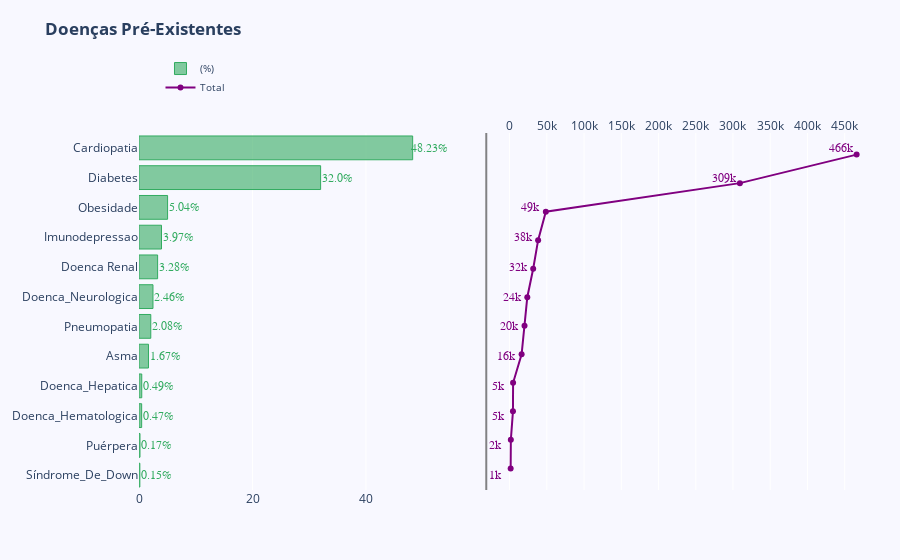

This figure's notebook cell:
### Code cell
fig = make_subplots(rows=1, cols=2, specs=[[{}, {}]], shared_xaxes=True,
                    shared_yaxes=False, vertical_spacing=0.001)

fig.append_trace(go.Bar(
    x=illness_graph_data_melt['Percent'],
    y=illness_graph_data_melt['Doenca'],
    marker=dict(
        color='rgba(50, 171, 96, 0.6)',
        line=dict(
            color='rgba(50, 171, 96, 1.0)',
            width=1),
    ),
    name='(%)',
    orientation='h',
), 1, 1)

fig.append_trace(go.Scatter(
    x=illness_graph_data_melt['Total'],
    y=illness_graph_data_melt['Doenca'],
    mode='lines+markers',
    line_color='rgb(128,0,128)',
    name='Total',
),1,2)

fig.update_layout(
    title = '<b>Doenças Pré-Existentes',
    yaxis=dict(
        showgrid=False,
        showline=False,
        showticklabels = True,
        domain=[0, 0.85],
    ),
    yaxis2=dict(
        showgrid=False,
        showline=True,
        showticklabels=False,
        linecolor='rgba(102, 102, 102, 0.8)',
        linewidth=2,
        domain=[0, 0.85],
    ),
        xaxis=dict(
        zeroline=False,
        showline=False,
        showticklabels=True,
        showgrid=True,
        domain=[0, 0.42],
    ),
    xaxis2=dict(
        zeroline=False,
        showline=False,
        showticklabels=True,
        showgrid=True,
        domain=[0.47, 1],
        side='top',
        dtick=50000,),

    legend=dict(x=0.029, y=1.038, font_size=10),
    margin=dict(l=100, r=20, t=70, b=70),
    paper_bgcolor='rgb(248, 248, 255)',
    plot_bgcolor='rgb(248, 248, 255)',
)

annotations = []

y_s = np.round(illness_graph_data_melt['Percent'], decimals=2)
y_nw = np.rint(illness_graph_data_melt['Total'])

#labels
for ydn, yd, xd in zip(y_nw, y_s, illness_graph_data_melt['Doenca']):
    # scatter
    annotations.append(dict(xref='x2', yref='y1',
                            y=xd, x=ydn - 20000,
                            text='{:.0f}'.format(ydn/1000) + 'k',
                            font=dict(family='Arial', size=12,
                                      color='rgb(128, 0, 128)'),
                            showarrow=False))
    # bar
    annotations.append(dict(xref='x1', yref='y1',
                            y=xd, x=yd + 3,
                            text=str(yd) + '%',
                            font=dict(family='Arial', size=12,
                                      color='rgb(50, 171, 96)'),
                            showarrow=False))

fig.update_layout(annotations=annotations)
fig.show()

### Figure 1 — Plotly figure (JSON) as saved in the notebook; plotly's stock layout.template omitted (floating-point values rounded to 4 significant figures)
{"data": [{"marker": {"color": "rgba(50, 171, 96, 0.6)", "line": {"color": "rgba(50, 171, 96, 1.0)", "width": 1}}, "name": "(%)", "orientation": "h", "type": "bar", "x": [0.15, 0.1744, 0.4689, 0.4865, 1.671, 2.077, 2.461, 3.281, 3.966, 5.037, 32.0, 48.23], "xaxis": "x", "y": ["Síndrome_De_Down", "Puérpera", "Doenca_Hematologica", "Doenca_Hepatica", "Asma", "Pneumopatia", "Doenca_Neurologica", "Doenca Renal", "Imunodepressao", "Obesidade", "Diabetes", "Cardiopatia"], "yaxis": "y"}, {"line": {"color": "rgb(128,0,128)"}, "mode": "lines+markers", "name": "Total", "type": "scatter", "x": [1449, 1685, 4531, 4701, 16143, 20070, 23780, 31703, 38323, 48670, 309240, 466006], "xaxis": "x2", "y": ["Síndrome_De_Down", "Puérpera", "Doenca_Hematologica", "Doenca_Hepatica", "Asma", "Pneumopatia", "Doenca_Neurologica", "Doenca Renal", "Imunodepressao", "Obesidade", "Diabetes", "Cardiopatia"], "yaxis": "y2"}], "layout": {"annotations": [{"font": {"color": "rgb(128, 0, 128)", "family": "Arial", "size": 12}, "showarrow": false, "text": "1k", "x": -18551, "xref": "x2", "y": "Síndrome_De_Down", "yref": "y"}, {"font": {"color": "rgb(50, 171, 96)", "family": "Arial", "size": 12}, "showarrow": false, "text": "0.15%", "x": 3.15, "xref": "x", "y": "Síndrome_De_Down", "yref": "y"}, {"font": {"color": "rgb(128, 0, 128)", "family": "Arial", "size": 12}, "showarrow": false, "text": "2k", "x": -18315, "xref": "x2", "y": "Puérpera", "yref": "y"}, {"font": {"color": "rgb(50, 171, 96)", "family": "Arial", "size": 12}, "showarrow": false, "text": "0.17%", "x": 3.17, "xref": "x", "y": "Puérpera", "yref": "y"}, {"font": {"color": "rgb(128, 0, 128)", "family": "Arial", "size": 12}, "showarrow": false, "text": "5k", "x": -15469, "xref": "x2", "y": "Doenca_Hematologica", "yref": "y"}, {"font": {"color": "rgb(50, 171, 96)", "family": "Arial", "size": 12}, "showarrow": false, "text": "0.47%", "x": 3.47, "xref": "x", "y": "Doenca_Hematologica", "yref": "y"}, {"font": {"color": "rgb(128, 0, 128)", "family": "Arial", "size": 12}, "showarrow": false, "text": "5k", "x": -15299, "xref": "x2", "y": "Doenca_Hepatica", "yref": "y"}, {"font": {"color": "rgb(50, 171, 96)", "family": "Arial", "size": 12}, "showarrow": false, "text": "0.49%", "x": 3.49, "xref": "x", "y": "Doenca_Hepatica", "yref": "y"}, {"font": {"color": "rgb(128, 0, 128)", "family": "Arial", "size": 12}, "showarrow": false, "text": "16k", "x": -3857, "xref": "x2", "y": "Asma", "yref": "y"}, {"font": {"color": "rgb(50, 171, 96)", "family": "Arial", "size": 12}, "showarrow": false, "text": "1.67%", "x": 4.67, "xref": "x", "y": "Asma", "yref": "y"}, {"font": {"color": "rgb(128, 0, 128)", "family": "Arial", "size": 12}, "showarrow": false, "text": "20k", "x": 70, "xref": "x2", "y": "Pneumopatia", "yref": "y"}, {"font": {"color": "rgb(50, 171, 96)", "family": "Arial", "size": 12}, "showarrow": false, "text": "2.08%", "x": 5.08, "xref": "x", "y": "Pneumopatia", "yref": "y"}, {"font": {"color": "rgb(128, 0, 128)", "family": "Arial", "size": 12}, "showarrow": false, "text": "24k", "x": 3780, "xref": "x2", "y": "Doenca_Neurologica", "yref": "y"}, {"font": {"color": "rgb(50, 171, 96)", "family": "Arial", "size": 12}, "showarrow": false, "text": "2.46%", "x": 5.46, "xref": "x", "y": "Doenca_Neurologica", "yref": "y"}, {"font": {"color": "rgb(128, 0, 128)", "family": "Arial", "size": 12}, "showarrow": false, "text": "32k", "x": 11703, "xref": "x2", "y": "Doenca Renal", "yref": "y"}, {"font": {"color": "rgb(50, 171, 96)", "family": "Arial", "size": 12}, "showarrow": false, "text": "3.28%", "x": 6.28, "xref": "x", "y": "Doenca Renal", "yref": "y"}, {"font": {"color": "rgb(128, 0, 128)", "family": "Arial", "size": 12}, "showarrow": false, "text": "38k", "x": 18323, "xref": "x2", "y": "Imunodepressao", "yref": "y"}, {"font": {"color": "rgb(50, 171, 96)", "family": "Arial", "size": 12}, "showarrow": false, "text": "3.97%", "x": 6.97, "xref": "x", "y": "Imunodepressao", "yref": "y"}, {"font": {"color": "rgb(128, 0, 128)", "family": "Arial", "size": 12}, "showarrow": false, "text": "49k", "x": 28670, "xref": "x2", "y": "Obesidade", "yref": "y"}, {"font": {"color": "rgb(50, 171, 96)", "family": "Arial", "size": 12}, "showarrow": false, "text": "5.04%", "x": 8.04, "xref": "x", "y": "Obesidade", "yref": "y"}, {"font": {"color": "rgb(128, 0, 128)", "family": "Arial", "size": 12}, "showarrow": false, "text": "309k", "x": 289240, "xref": "x2", "y": "Diabetes", "yref": "y"}, {"font": {"color": "rgb(50, 171, 96)", "family": "Arial", "size": 12}, "showarrow": false, "text": "32.0%", "x": 35, "xref": "x", "y": "Diabetes", "yref": "y"}, {"font": {"color": "rgb(128, 0, 128)", "family": "Arial", "size": 12}, "showarrow": false, "text": "466k", "x": 446006, "xref": "x2", "y": "Cardiopatia", "yref": "y"}, {"font": {"color": "rgb(50, 171, 96)", "family": "Arial", "size": 12}, "showarrow": false, "text": "48.23%", "x": 51.23, "xref": "x", "y": "Cardiopatia", "yref": "y"}], "legend": {"font": {"size": 10}, "x": 0.029, "y": 1.038}, "margin": {"b": 70, "l": 100, "r": 20, "t": 70}, "paper_bgcolor": "rgb(248, 248, 255)", "plot_bgcolor": "rgb(248, 248, 255)", "title": {"text": "<b>Doenças Pré-Existentes"}, "xaxis": {"anchor": "y", "domain": [0, 0.42], "showgrid": true, "showline": false, "showticklabels": true, "zeroline": false}, "xaxis2": {"anchor": "y2", "domain": [0.47, 1], "dtick": 50000, "showgrid": true, "showline": false, "showticklabels": true, "side": "top", "zeroline": false}, "yaxis": {"anchor": "x", "domain": [0, 0.85], "showgrid": false, "showline": false, "showticklabels": true}, "yaxis2": {"anchor": "x2", "domain": [0, 0.85], "linecolor": "rgba(102, 102, 102, 0.8)", "linewidth": 2, "showgrid": false, "showline": true, "showticklabels": false}}}
